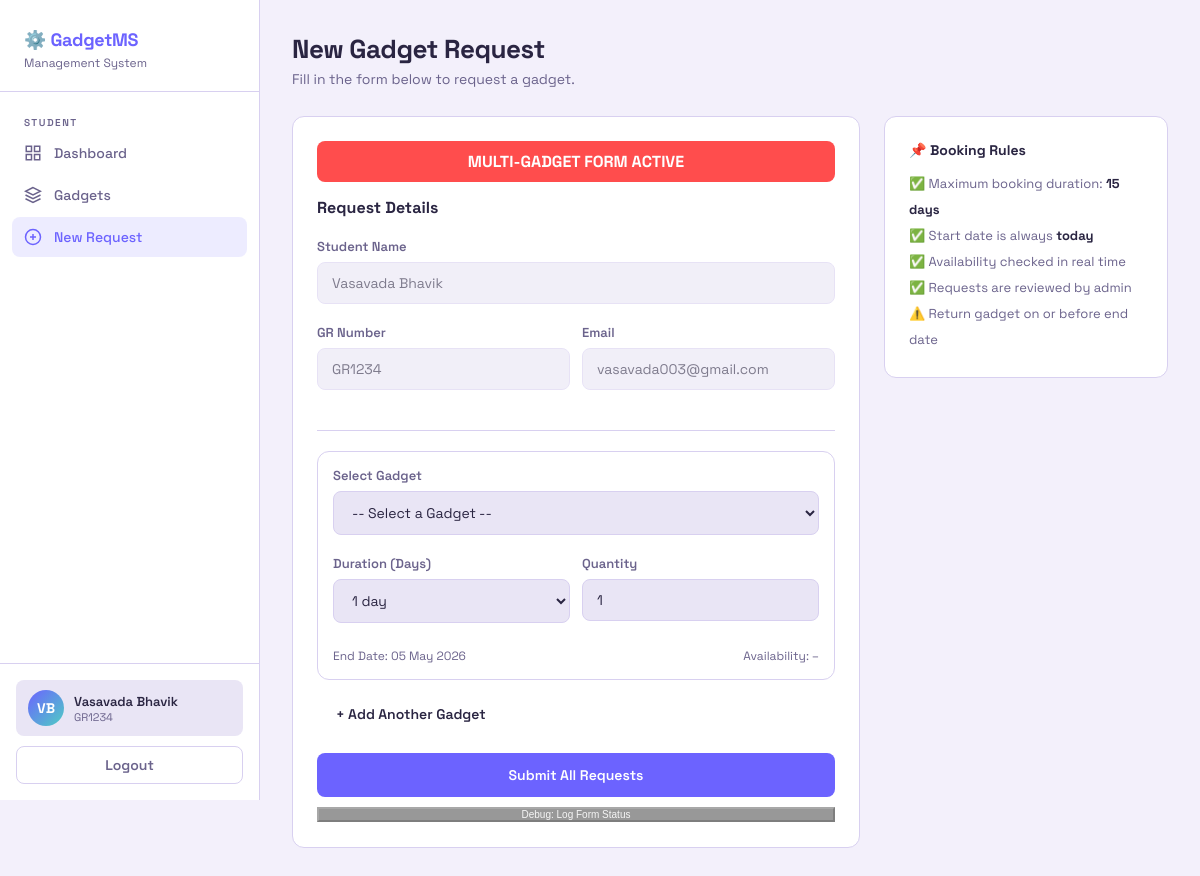
The app's page /request/ (signed in) with its own data.
### core/models.py (models this page shows, shortened)
class User(AbstractUser):
    email = models.EmailField(unique=True)
    USERNAME_FIELD = 'email'
    REQUIRED_FIELDS = ['first_name', 'last_name']
    objects = CustomUserManager()
    class Meta:
        verbose_name = 'User'
        verbose_name_plural = 'Users'

class Student(models.Model):
    user = models.OneToOneField(User, on_delete=models.CASCADE, related_name='student_profile')
    phone = models.CharField(max_length=15, blank=True)
    gr_number = models.CharField(max_length=20, unique=True, blank=True, null=True)

### core/views.py (the view)
# urls.py: path('request/', views.request_gadget_view, name='request_gadget'),
@ratelimit(key='user', rate='5/m', block=True)
@login_required
def request_gadget_view(request):
    today = date.today()
    if request.method == 'POST':
        formset = BookingFormSet(request.POST)
        if formset.is_valid():
            bookings_to_create = []
            for form in formset:
                if form.cleaned_data:
                    gadget = form.cleaned_data['gadget']
                    days = int(form.cleaned_data['days'])
                    quantity = form.cleaned_data['quantity']
                    start_date = today
                    end_date = start_date + timedelta(days=days - 1)
                    bookings_to_create.append(Booking(
                        student=request.user,
                        gadget=gadget,
                        start_date=start_date,
                        end_date=end_date,
                        days=days,
                        quantity=quantity,
                        status='pending',
                    ))
            if bookings_to_create:
                Booking.objects.bulk_create(bookings_to_create)
                for booking in bookings_to_create:
                    pass
                messages.success(request, f'{len(bookings_to_create)} request(s) submitted successfully!')
                return redirect('dashboard')
            else:
                messages.warning(request, "Please select at least one gadget.")
        else:
            messages.error(request, "There were errors in your request.")
    else:
        formset = BookingFormSet()
    gadgets = Gadget.objects.filter(is_active=True)
    return render(request, 'student/request.html', {
        'formset': formset,
        'gadgets': gadgets,
        'today': today,
    })

### gadgets/models.py (called while the page is built)
    def __str__(self):
        return f"{self.name} (Qty: {self.quantity})"

### templates/student/request.html (shortened to what this page needs)
{% extends 'base.html' %}
{% block nav_request %}active{% endblock %}
{% block content %}
<div class="page-header">
  <h1>New Gadget Request</h1>
  <p>Fill in the form below to request a gadget.</p>
</div>
<div class="grid-2-1 responsive-grid" style="display:grid;grid-template-columns:2fr 1fr;gap:24px;align-items:start;">
  <div class="card">
    <div style="background: #ff4d4d; color: white; padding: 10px; border-radius: 8px; margin-bottom: 15px; font-weight: 700; text-align: center;">
      MULTI-GADGET FORM ACTIVE
    </div>
    <h2 style="font-size:16px;font-weight:700;margin-bottom:20px;">Request Details</h2>
    <form method="post" id="request-form" onsubmit="console.log('DEBUG: Form is submitting...');">
      <div class="form-group">
        <label class="form-label">Student Name</label>
        <input type="text" class="form-control" value="{{ user.get_full_name }}" readonly style="opacity:0.6;cursor:not-allowed;">
      </div>
      <div class="responsive-grid" style="display:grid;grid-template-columns:1fr 1fr;gap:12px;">
        <div class="form-group">
          <label class="form-label">GR Number</label>
          <input type="text" class="form-control" value="{{ user.student_profile.gr_number }}" readonly style="opacity:0.6;cursor:not-allowed;">
        </div>
        <div class="form-group">
          <label class="form-label">Email</label>
          <input type="text" class="form-control" value="{{ user.email }}" readonly style="opacity:0.6;cursor:not-allowed;">
        </div>
      </div>
      <hr class="divider">
      <div id="form-container">
        {% for form in formset %}
        <div class="gadget-form-row card" style="background: rgba(255,255,255,0.05); padding: 15px; margin-bottom: 15px; position: relative;">
          <div class="form-group">
            <label class="form-label">Select Gadget</label>
            {{ form.gadget }}
          </div>
          <div class="responsive-grid" style="display:grid;grid-template-columns:1fr 1fr;gap:12px;">
            <div class="form-group">
              <label class="form-label">Duration (Days)</label>
              {{ form.days }}
            </div>
            <div class="form-group">
              <label class="form-label">Quantity</label>
              {{ form.quantity }}
            </div>
          </div>
          <div class="row-info" style="font-size: 12px; color: var(--text2); display: flex; justify-content: space-between; margin-top: 5px;">
            <span class="end-date-info">End Date: <span class="val">–</span></span>
            <span class="availability-info">Availability: <span class="val">–</span></span>
          </div>
        </div>
        {% endfor %}
      </div>
      <button type="button" id="add-form-btn" class="btn" style="width:100%; margin-bottom: 20px; background: rgba(255,255,255,0.1); border: 1px dashed rgba(255,255,255,0.3); color: var(--text);">
        + Add Another Gadget
      </button>
      <button type="submit" class="btn btn-primary" id="submit-btn" style="width:100%;justify-content:center;padding:13px;">
        Submit All Requests
      </button>
      <button type="button" onclick="console.log('DEBUG: Total Forms:', document.getElementById('id_form-TOTAL_FORMS').value); console.log('DEBUG: Form Data:', new FormData(document.getElementById('request-form')));" style="width:100%; margin-top: 10px; background: #333; color: #eee; font-size: 10px; opacity: 0.5;">
        Debug: Log Form Status
      </button>
    </form>
  </div>
  <div>
    <div class="card">
      <h3 style="font-size:14px;font-weight:700;margin-bottom:12px;">📌 Booking Rules</h3>
      <ul style="list-style:none;font-size:13px;color:var(--text2);line-height:2;">
        <li>✅ Maximum booking duration: <strong style="color:var(--text)">15 days</strong></li>
        <li>✅ Start date is always <strong style="color:var(--text)">today</strong></li>
        <li>✅ Availability checked in real time</li>
        <li>✅ Requests are reviewed by admin</li>
        <li>⚠️ Return gadget on or before end date</li>
      </ul>
    </div>
  </div>
</div>
{% endblock %}

### templates/base.html (shortened to what this page needs)
<!DOCTYPE html>
<html lang="en">
<head>
  {% load static %}
  <link rel="stylesheet" href="{% static 'css/style.css' %}">
</head>
<body>
<div class="app-layout">
  <aside class="sidebar" id="sidebar">
    <div class="sidebar-logo">
      <h2>⚙️ GadgetMS</h2>
      <span>Management System</span>
    </div>
    <nav class="sidebar-nav">
      {% if user.is_authenticated %}
        {% if user.is_staff %}
          <div class="nav-label">Admin</div>
          <a href="{% url 'admin_dashboard' %}" class="nav-item {% block nav_admin_dash %}{% endblock %}">
            <svg viewBox="0 0 24 24" fill="none" stroke="currentColor" stroke-width="2"><rect x="3" y="3" width="7" height="7"/><rect x="14" y="3" width="7" height="7"/><rect x="14" y="14" width="7" height="7"/><rect x="3" y="14" width="7" height="7"/></svg>
            Dashboard
          </a>
          <a href="{% url 'admin_categories' %}" class="nav-item {% block nav_admin_cats %}{% endblock %}">
            <svg viewBox="0 0 24 24" fill="none" stroke="currentColor" stroke-width="2"><path d="M21 16V8a2 2 0 0 0-1-1.73l-7-4a2 2 0 0 0-2 0l-7 4A2 2 0 0 0 3 8v8a2 2 0 0 0 1 1.73l7 4a2 2 0 0 0 2 0l7-4A2 2 0 0 0 21 16z"></path><polyline points="3.27 6.96 12 12.01 20.73 6.96"></polyline><line x1="12" y1="22.08" x2="12" y2="12"></line></svg>
            Categories
          </a>
          <a href="{% url 'admin_gadgets' %}" class="nav-item {% block nav_admin_gadgets %}{% endblock %}">
            <svg viewBox="0 0 24 24" fill="none" stroke="currentColor" stroke-width="2"><path d="M12 2L2 7l10 5 10-5-10-5z"/><path d="M2 17l10 5 10-5"/><path d="M2 12l10 5 10-5"/></svg>
            Gadgets
          </a>
          <a href="{% url 'admin_requests' %}" class="nav-item {% block nav_admin_reqs %}{% endblock %}">
            <svg viewBox="0 0 24 24" fill="none" stroke="currentColor" stroke-width="2"><path d="M14 2H6a2 2 0 0 0-2 2v16a2 2 0 0 0 2 2h12a2 2 0 0 0 2-2V8z"/><polyline points="14 2 14 8 20 8"/><line x1="16" y1="13" x2="8" y2="13"/><line x1="16" y1="17" x2="8" y2="17"/></svg>
            All Requests
          </a>
        {% else %}
          <div class="nav-label">Student</div>
          <a href="{% url 'dashboard' %}" class="nav-item {% block nav_dash %}{% endblock %}">
            <svg viewBox="0 0 24 24" fill="none" stroke="currentColor" stroke-width="2"><rect x="3" y="3" width="7" height="7"/><rect x="14" y="3" width="7" height="7"/><rect x="14" y="14" width="7" height="7"/><rect x="3" y="14" width="7" height="7"/></svg>
            Dashboard
          </a>
          <a href="{% url 'gadgets' %}" class="nav-item {% block nav_gadgets %}{% endblock %}">
            <svg viewBox="0 0 24 24" fill="none" stroke="currentColor" stroke-width="2"><path d="M12 2L2 7l10 5 10-5-10-5z"/><path d="M2 17l10 5 10-5"/><path d="M2 12l10 5 10-5"/></svg>
            Gadgets
          </a>
          <a href="{% url 'request_gadget' %}" class="nav-item {% block nav_request %}{% endblock %}">
            <svg viewBox="0 0 24 24" fill="none" stroke="currentColor" stroke-width="2"><circle cx="12" cy="12" r="10"/><line x1="12" y1="8" x2="12" y2="16"/><line x1="8" y1="12" x2="16" y2="12"/></svg>
            New Request
          </a>
        {% endif %}
      {% endif %}
    </nav>
    {% if user.is_authenticated %}
    <div class="sidebar-footer">
      <div class="user-chip">
        <div class="user-avatar">{{ user.first_name|first }}{{ user.last_name|first }}</div>
        <div class="user-info">
          <div class="user-name">{{ user.get_full_name }}</div>
          <div class="user-role">{% if user.is_staff %}Administrator{% else %}{{ user.student_profile.gr_number|default:'Student' }}{% endif %}</div>
        </div>
      </div>
      <a href="{% url 'logout' %}" class="btn btn-ghost" style="width:100%;margin-top:10px;justify-content:center;">
        Logout
      </a>
    </div>
    {% endif %}
  </aside>
  <main class="main-content">
    {% block content %}{% endblock %}
  </main>
</div>
</body>
</html>

### static/css/style.css (style rules this page uses)
:root { --bg: #f3f0fb; --bg2: #ffffff; --bg3: #e9e5f5; --border: #d8d0f0; --accent: #6c63ff; --accent2: #4ecdc4; --accent3: #ff6b6b; --accent4: #ffd93d; --text: #2a2542; --text2: #6b638c; --success: #4caf82; --warning: #f5b000; --danger: #ff6b6b; --info: #4ecdc4; --radius: 12px; --radius-sm: 8px; --shadow: 0 4px 24px rgba(0,0,0,0.06); }
* { box-sizing: border-box; margin: 0; padding: 0; }
body { font-family: 'Space Grotesk', sans-serif; background: var(--bg); color: var(--text); min-height: 100vh; }
.app-layout { display: flex; min-height: 100vh; }
.sidebar { width: 260px; background: var(--bg2); border-right: 1px solid var(--border); display: flex; flex-direction: column; position: fixed; height: 100vh; z-index: 1000; overflow-y: auto; transition: transform 0.3s cubic-bezier(0.4, 0, 0.2, 1); }
.sidebar-logo { padding: 28px 24px 20px; border-bottom: 1px solid var(--border); }
.sidebar-logo h2 { font-size: 18px; font-weight: 700; color: var(--accent); letter-spacing: -0.3px; }
.sidebar-logo span { color: var(--text2); font-size: 12px; display: block; margin-top: 4px; }
.sidebar-nav { padding: 16px 12px; flex: 1; }
.nav-label { font-size: 10px; font-weight: 600; color: var(--text2); text-transform: uppercase; letter-spacing: 1.5px; padding: 8px 12px 4px; }
.nav-item { display: flex; align-items: center; gap: 12px; padding: 11px 12px; border-radius: var(--radius-sm); color: var(--text2); text-decoration: none; font-size: 14px; font-weight: 500; transition: all 0.2s; margin-bottom: 2px; }
.nav-item:hover, .nav-item.active { background: rgba(108,99,255,0.12); color: var(--text); }
.nav-item.active { color: var(--accent); }
.nav-item svg { width: 18px; height: 18px; flex-shrink: 0; }
.sidebar-footer { padding: 16px; border-top: 1px solid var(--border); }
.user-chip { display: flex; align-items: center; gap: 10px; padding: 10px 12px; border-radius: var(--radius-sm); background: var(--bg3); }
.user-avatar { width: 36px; height: 36px; border-radius: 50%; background: linear-gradient(135deg, var(--accent), var(--accent2)); display: flex; align-items: center; justify-content: center; font-weight: 700; font-size: 14px; color: white; flex-shrink: 0; }
.user-info { min-width: 0; }
.user-name { font-size: 13px; font-weight: 600; white-space: nowrap; overflow: hidden; text-overflow: ellipsis; }
.user-role { font-size: 11px; color: var(--text2); }
.main-content { margin-left: 260px; flex: 1; padding: 32px; max-width: 100%; transition: padding 0.3s ease; }
.page-header { margin-bottom: 28px; }
.page-header h1 { font-size: 26px; font-weight: 700; letter-spacing: -0.5px; }
.page-header p { color: var(--text2); margin-top: 4px; font-size: 14px; }
.card { background: var(--bg2); border: 1px solid var(--border); border-radius: var(--radius); padding: 24px; }
.btn { display: inline-flex; align-items: center; gap: 7px; padding: 9px 18px; border-radius: var(--radius-sm); font-family: 'Space Grotesk', sans-serif; font-size: 14px; font-weight: 600; border: none; cursor: pointer; text-decoration: none; transition: all 0.2s; }
.btn-primary { background: var(--accent); color: white; }
.btn-ghost { background: transparent; color: var(--text2); border: 1px solid var(--border); }
.form-group { margin-bottom: 20px; }
.form-label { display: block; font-size: 13px; font-weight: 600; margin-bottom: 7px; color: var(--text2); }
.form-control { width: 100%; padding: 11px 14px; background: var(--bg3); border: 1px solid var(--border); border-radius: var(--radius-sm); color: var(--text); font-family: 'Space Grotesk', sans-serif; font-size: 14px; transition: border-color 0.2s; outline: none; }
.form-control::placeholder { color: var(--text2); }
select.form-control { cursor: pointer; }
.divider { border: none; border-top: 1px solid var(--border); margin: 20px 0; }

### records on screen
User: first_name|first "V", last_name|first "B", get_full_name "Vasavada Bhavik", student_profile.gr_number "GR1234", email "vasavada003@gmail.com"
